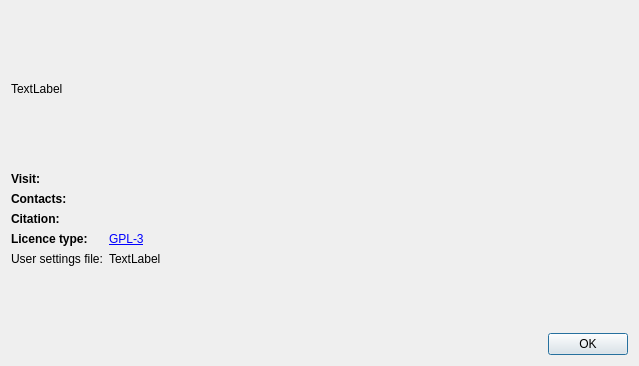
<?xml version="1.0" encoding="UTF-8"?>
<ui version="4.0">
 <class>AboutDialog</class>
 <widget class="QDialog" name="AboutDialog">
  <property name="geometry">
   <rect>
    <x>0</x>
    <y>0</y>
    <width>639</width>
    <height>366</height>
   </rect>
  </property>
  <property name="sizePolicy">
   <sizepolicy hsizetype="Preferred" vsizetype="Preferred">
    <horstretch>0</horstretch>
    <verstretch>0</verstretch>
   </sizepolicy>
  </property>
  <property name="windowTitle">
   <string>Dialog</string>
  </property>
  <layout class="QVBoxLayout" name="verticalLayout">
   <item>
    <widget class="QLabel" name="aboutLabel">
     <property name="text">
      <string>TextLabel</string>
     </property>
    </widget>
   </item>
   <item>
    <layout class="QFormLayout" name="formLayout">
     <item row="0" column="0">
      <widget class="QLabel" name="label_5">
       <property name="text">
        <string>&lt;html&gt;&lt;head/&gt;&lt;body&gt;&lt;p&gt;&lt;span style=&quot; font-weight:700;&quot;&gt;Visit:&lt;/span&gt;&lt;/p&gt;&lt;/body&gt;&lt;/html&gt;</string>
       </property>
      </widget>
     </item>
     <item row="0" column="1">
      <widget class="QLabel" name="websiteLabel">
       <property name="text">
        <string/>
       </property>
       <property name="openExternalLinks">
        <bool>true</bool>
       </property>
       <property name="textInteractionFlags">
        <set>Qt::LinksAccessibleByMouse|Qt::TextSelectableByMouse</set>
       </property>
      </widget>
     </item>
     <item row="1" column="0">
      <widget class="QLabel" name="label">
       <property name="text">
        <string>&lt;html&gt;&lt;head/&gt;&lt;body&gt;&lt;p&gt;&lt;span style=&quot; font-weight:700;&quot;&gt;Contacts:&lt;/span&gt;&lt;/p&gt;&lt;/body&gt;&lt;/html&gt;</string>
       </property>
      </widget>
     </item>
     <item row="1" column="1">
      <widget class="QLabel" name="contactsLabel">
       <property name="text">
        <string/>
       </property>
       <property name="openExternalLinks">
        <bool>true</bool>
       </property>
       <property name="textInteractionFlags">
        <set>Qt::LinksAccessibleByMouse|Qt::TextSelectableByMouse</set>
       </property>
      </widget>
     </item>
     <item row="2" column="0">
      <widget class="QLabel" name="label_3">
       <property name="text">
        <string>&lt;html&gt;&lt;head/&gt;&lt;body&gt;&lt;p&gt;&lt;span style=&quot; font-weight:700;&quot;&gt;Citation:&lt;/span&gt;&lt;/p&gt;&lt;/body&gt;&lt;/html&gt;</string>
       </property>
      </widget>
     </item>
     <item row="2" column="1">
      <widget class="QLabel" name="citationLabel">
       <property name="text">
        <string/>
       </property>
       <property name="openExternalLinks">
        <bool>true</bool>
       </property>
       <property name="textInteractionFlags">
        <set>Qt::LinksAccessibleByMouse|Qt::TextSelectableByMouse</set>
       </property>
      </widget>
     </item>
     <item row="3" column="0">
      <widget class="QLabel" name="label_8">
       <property name="text">
        <string>&lt;html&gt;&lt;head/&gt;&lt;body&gt;&lt;p&gt;&lt;span style=&quot; font-weight:700;&quot;&gt;Licence type:&lt;/span&gt;&lt;/p&gt;&lt;/body&gt;&lt;/html&gt;</string>
       </property>
      </widget>
     </item>
     <item row="3" column="1">
      <widget class="QLabel" name="label_9">
       <property name="text">
        <string>&lt;html&gt;&lt;head/&gt;&lt;body&gt;&lt;p&gt;&lt;a href=&quot;https://www.gnu.org/licenses/gpl-3.0.en.html&quot;&gt;&lt;span style=&quot; text-decoration: underline; color:#0000ff;&quot;&gt;GPL-3&lt;/span&gt;&lt;/a&gt;&lt;/p&gt;&lt;/body&gt;&lt;/html&gt;</string>
       </property>
       <property name="openExternalLinks">
        <bool>true</bool>
       </property>
      </widget>
     </item>
     <item row="4" column="0">
      <widget class="QLabel" name="label_7">
       <property name="text">
        <string>&lt;html&gt;&lt;head/&gt;&lt;body&gt;&lt;p&gt;&lt;span style=&quot; font-weight:700;&quot;&gt;User settings file:&lt;/span&gt;&lt;/p&gt;&lt;/body&gt;&lt;/html&gt;</string>
       </property>
      </widget>
     </item>
     <item row="4" column="1">
      <widget class="QLabel" name="settingsFileLabel">
       <property name="text">
        <string>TextLabel</string>
       </property>
      </widget>
     </item>
    </layout>
   </item>
   <item>
    <widget class="QDialogButtonBox" name="buttonBox">
     <property name="orientation">
      <enum>Qt::Horizontal</enum>
     </property>
     <property name="standardButtons">
      <set>QDialogButtonBox::Ok</set>
     </property>
    </widget>
   </item>
  </layout>
 </widget>
 <resources/>
 <connections>
  <connection>
   <sender>buttonBox</sender>
   <signal>accepted()</signal>
   <receiver>AboutDialog</receiver>
   <slot>accept()</slot>
   <hints>
    <hint type="sourcelabel">
     <x>248</x>
     <y>254</y>
    </hint>
    <hint type="destinationlabel">
     <x>157</x>
     <y>274</y>
    </hint>
   </hints>
  </connection>
  <connection>
   <sender>buttonBox</sender>
   <signal>rejected()</signal>
   <receiver>AboutDialog</receiver>
   <slot>reject()</slot>
   <hints>
    <hint type="sourcelabel">
     <x>316</x>
     <y>260</y>
    </hint>
    <hint type="destinationlabel">
     <x>286</x>
     <y>274</y>
    </hint>
   </hints>
  </connection>
 </connections>
</ui>
